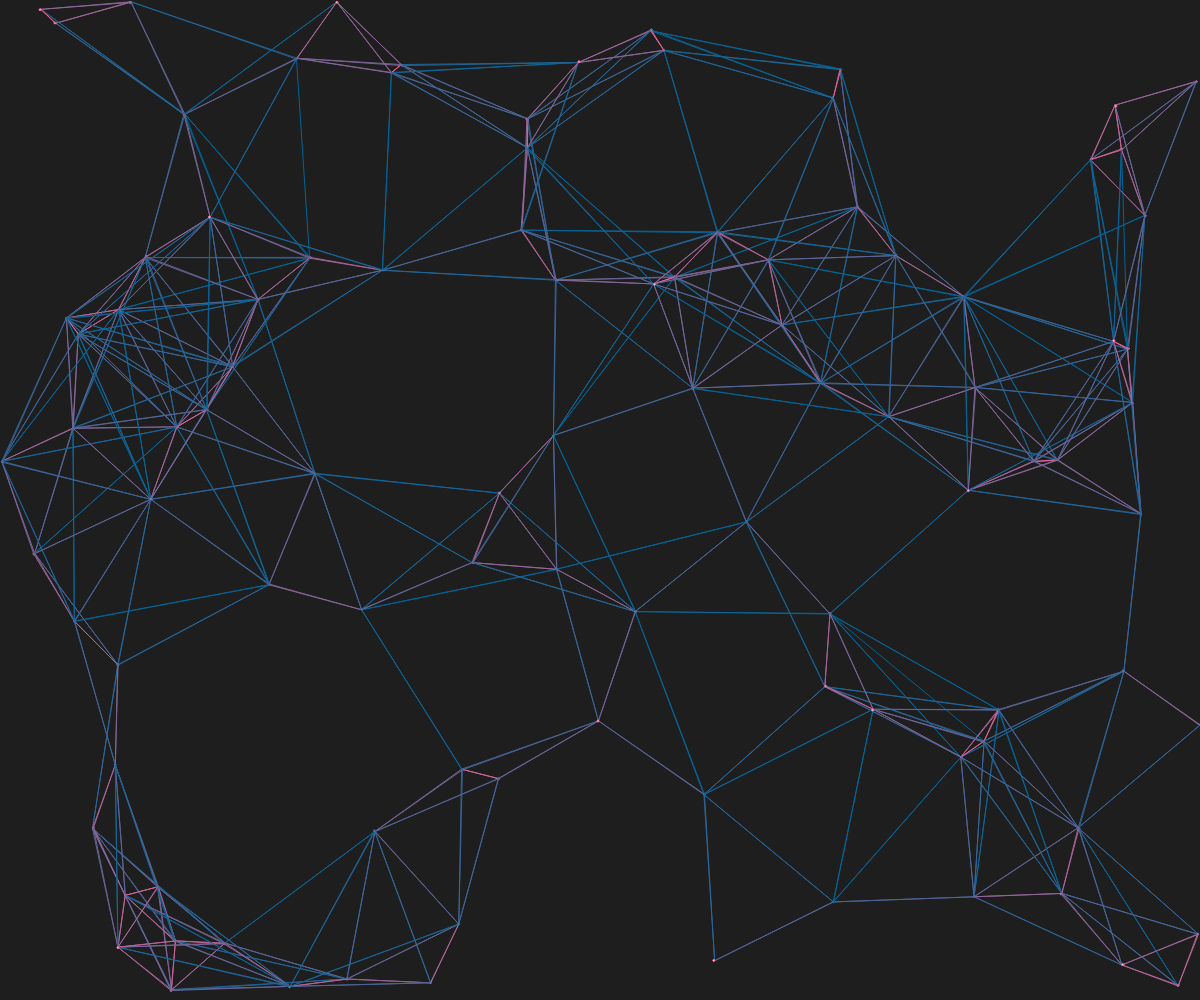
Frame 1 (no input)
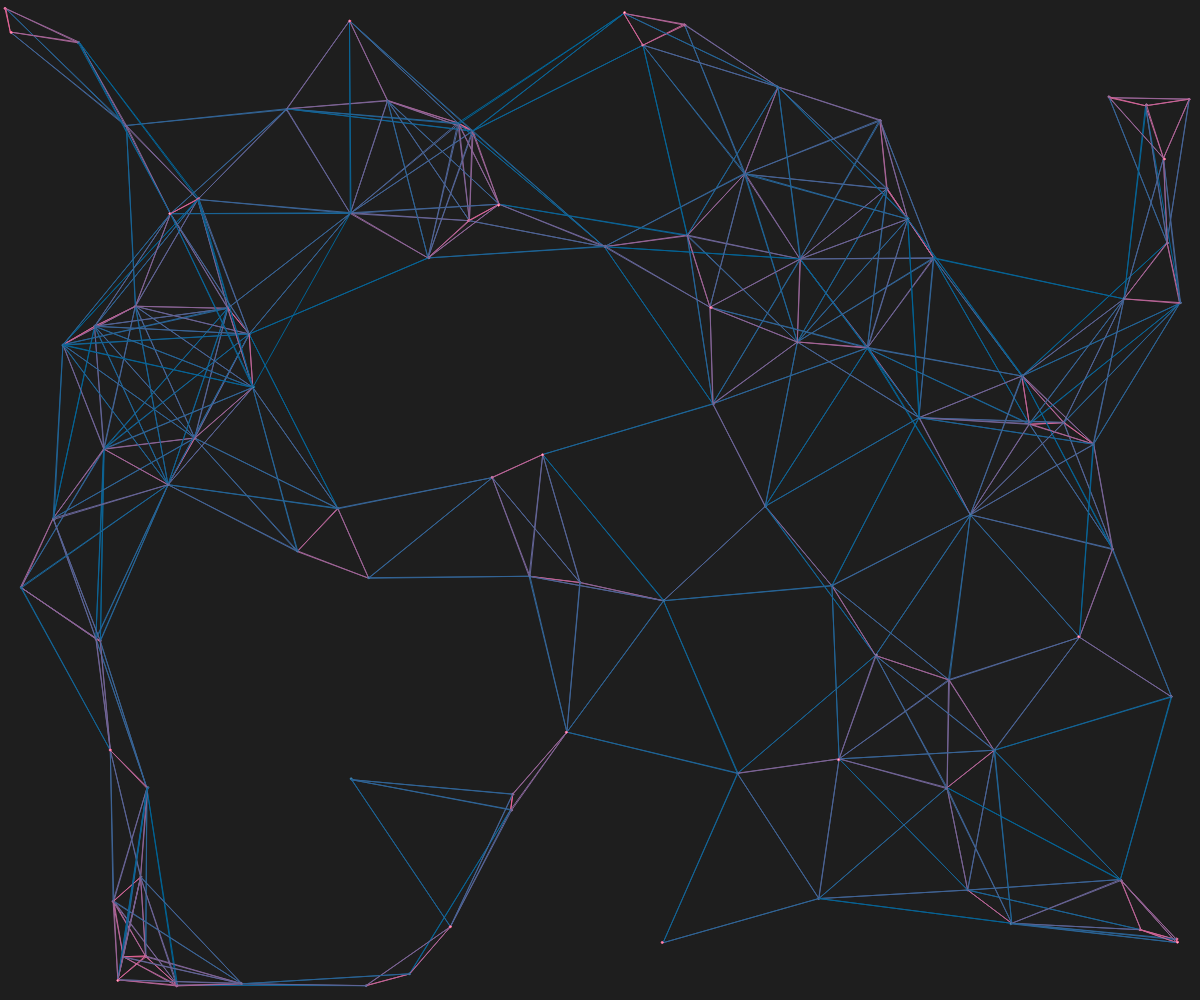
Frame 60 (no input)
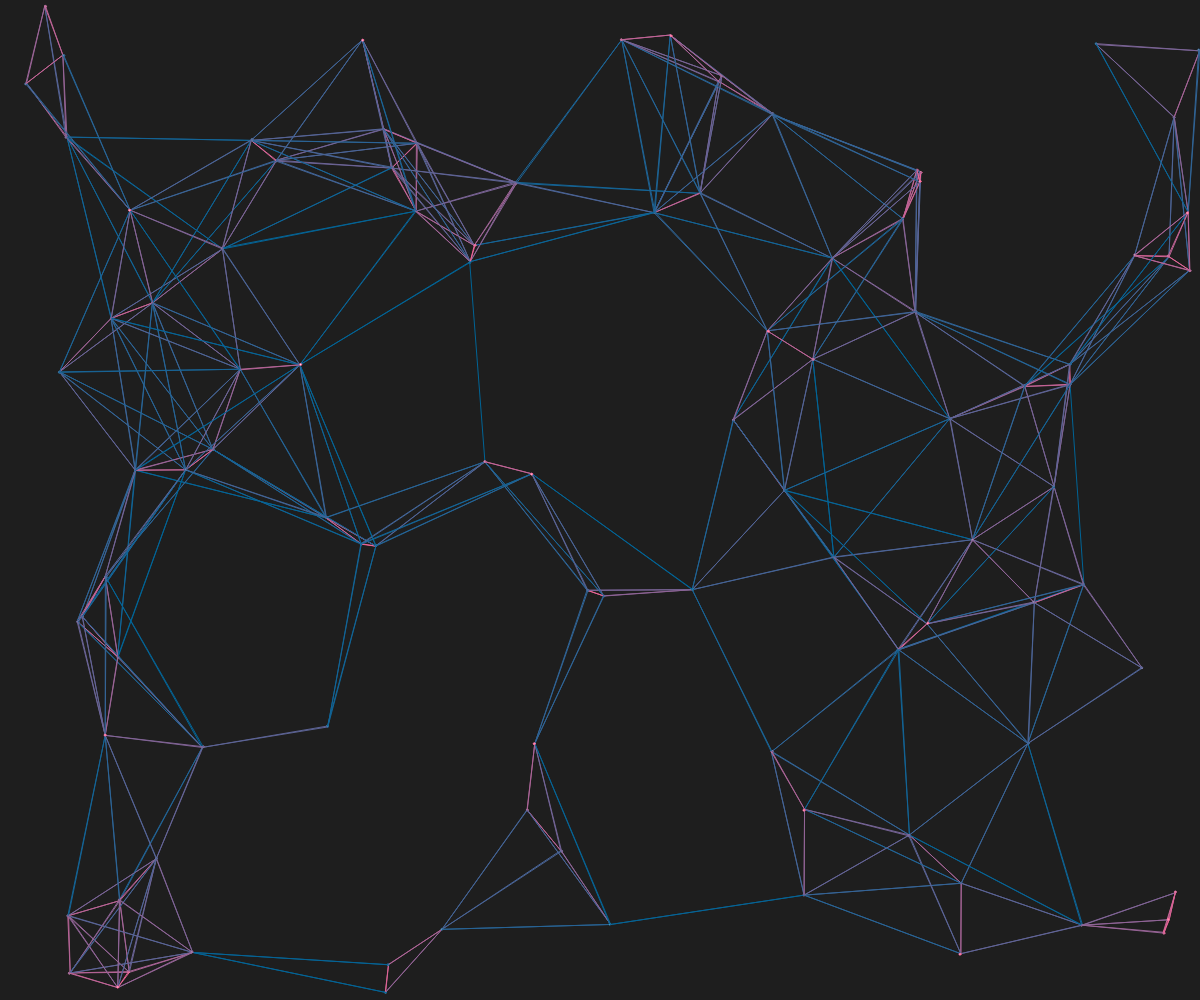
Frame 120 (the mouse pressed at the canvas centre since frame 60)

The p5.js sketch that drew these frames (run headless with seeded random() and noise() and a simulated clock; from frame 60 on, the mouse is pressed at the canvas centre):

// p5.js sketch
// ── sketch.js
const NUM_DOTS = 100;
const LINK_THRESHOLD = 200;
let xposArray = [];
let yposArray = [];
let xdirArray = [];
let ydirArray = [];

function setup() {
  createCanvas(windowWidth, windowHeight);
  // Populate all arrays
  for (let i = 0; i < NUM_DOTS; i++) {
    xposArray.push(random(width));
    yposArray.push(random(height));
    xdirArray.push(random(-1, 1));
    ydirArray.push(random(-1, 1));
  }
}

function draw() {
  background(30);
  // For each ball
  for (let i = 0; i < xposArray.length; i++) {
    // Check distance against all other balls
    for (let j = 0; j < xposArray.length; j++) {
      let x1 = xposArray[i];
      let y1 = yposArray[i];
      let x2 = xposArray[j];
      let y2 = yposArray[j];
      let distance = calcDistance(x1, y1, x2, y2);
      let monoColor = 255 - 255 * distance / LINK_THRESHOLD;
      if (distance < LINK_THRESHOLD) {
        stroke(monoColor, 100, 150);
        line(x1, y1, x2, y2);
      }
    }
    // Update position of this ball
    xposArray[i] = xposArray[i] + xdirArray[i];
    yposArray[i] = yposArray[i] + ydirArray[i];
    // If hit the borders, bounce this ball
    if (xposArray[i] < 0 || xposArray[i] > width) {
      xdirArray[i] = -xdirArray[i];
    }
    if (yposArray[i] < 0 || yposArray[i] > height) {
      ydirArray[i] = -ydirArray[i];
    }
    ellipse(xposArray[i], yposArray[i], 2, 2);
  }
}

function calcDistance(x1, y1, x2, y2) {
  let dist = sqrt((x1 - x2) ** 2 + (y1 - y2) ** 2);
  return dist;
}
